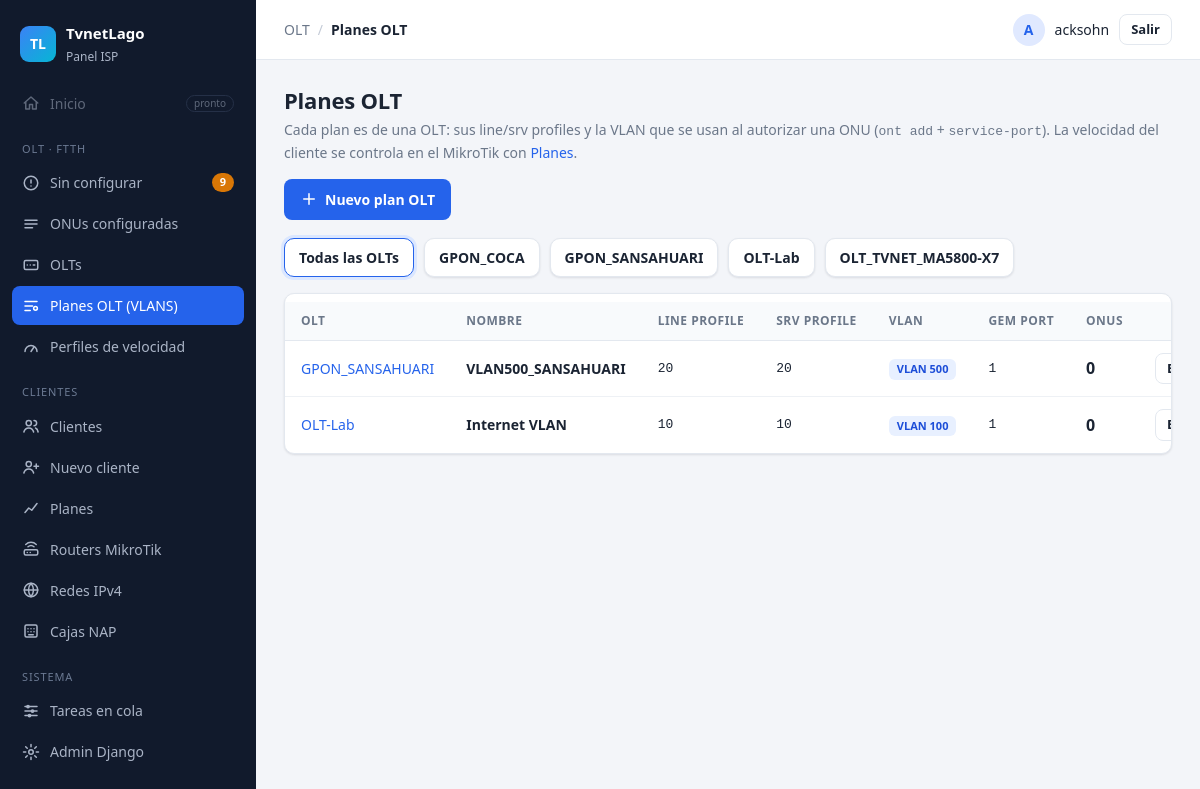
Page /olt/planes-olt/ (signed in) on the committed database.
### Aplicaciones/ServerOLT/models.py (models this page shows, shortened)
class OLT(models.Model):
    PROTOCOLOS = [("ssh", "SSH"), ("telnet", "Telnet")]
    nombre = models.CharField(max_length=50, unique=True)
    host = models.CharField(max_length=100)
    puerto_ssh = models.PositiveIntegerField("Puerto (SSH o Telnet)", default=22)
    usuario = models.CharField(max_length=50)
    clave = models.CharField(max_length=100)
    protocolo = models.CharField(max_length=6, choices=PROTOCOLOS, default="ssh")
    solo_lectura = models.BooleanField(
        default=False,
        help_text="Márcalo si esta OLT la maneja otro sistema (ej. SmartOLT): "
                  "solo se lee, nunca se autoriza ni se da de baja desde aquí.")
    snmp_comunidad = models.CharField(max_length=50, blank=True)
    snmp_puerto = models.PositiveIntegerField(default=161)
    activa = models.BooleanField(default=True)
    ACCIONES = [("", "—"), ("info", "Leyendo info de la OLT"),
                ("puertos", "Leyendo puertos PON"), ("puerto", "Cambiando puertos PON"),
                ("reset_pon", "Reiniciando ONUs de un puerto"),
                ("vlans", "Leyendo VLANs"), ("crear_vlan", "Creando VLANs"),
                ("perfiles_ont", "Leyendo perfiles")]
    modelo_equipo = models.CharField("Modelo", max_length=40, blank=True)
    version = models.CharField("Versión", max_length=60, blank=True)
    encendida_desde = models.DateTimeField(null=True, blank=True)
    tarjetas = models.JSONField(default=list, blank=True)
    conectada = models.BooleanField(null=True, blank=True, help_text="Resultado de la última conexión")
    info_leida = models.DateTimeField(null=True, blank=True)
    accion_pendiente = models.CharField(max_length=12, choices=ACCIONES, blank=True, default="")
    accion_desde = models.DateTimeField(null=True, blank=True)
    ultimo_error = models.TextField(blank=True)
    perfiles = models.JSONField(default=dict, blank=True)
    MINUTOS_TRABADA = 5  # paso 20b: una orden de OLT que no termina en este tiempo se da por fallida

class PlanOLT(models.Model):
    olt = models.ForeignKey(OLT, on_delete=models.CASCADE, related_name="planes", null=True, blank=True,
                            help_text="Vacío = plan viejo (de antes del paso 20): edítalo y elige su OLT")
    nombre = models.CharField(max_length=50)
    lineprofile_id = models.PositiveIntegerField()
    srvprofile_id = models.PositiveIntegerField()
    vlan = models.PositiveIntegerField()
    gemport = models.PositiveIntegerField(default=1)

### Aplicaciones/ServerOLT/views.py (the view)
# urls.py: path("planes-olt/", views.planes_olt, name="planes_olt"),
@login_required
def planes_olt(request):
    planes = (PlanOLT.objects.select_related("olt").annotate(
        total=Count("onu", filter=Q(onu__ont_id__isnull=False)),
        activas=Count("onu", filter=Q(onu__estado="activa")),
    ).order_by("olt__nombre", "nombre"))
    olt_id = request.GET.get("olt", "")
    if olt_id.isdigit():
        planes = planes.filter(olt_id=int(olt_id))
    return render(request, "olt/planes_olt.html", {
        "planes": planes, "olt_id": olt_id, "olts": OLT.objects.order_by("nombre"),
        "sin_olt": PlanOLT.objects.filter(olt__isnull=True).count()})

### Aplicaciones/ServerOLT/context_processors.py (called while the page is built)
def menu(request):
    if not request.user.is_authenticated:
        return {}
    return {"menu_pendientes": ONU.objects.filter(estado="sin_autorizar").count()}

### Aplicaciones/ServerOLT/templates/olt/planes_olt.html (shortened to what this page needs)
{% extends "panel/base.html" %}
{% block migas %}<span>OLT</span><span class="sep">/</span><strong>Planes OLT</strong>{% endblock %}
{% block contenido %}
<div class="cabecera">
  <div>
    <h1>Planes OLT</h1>
    <p class="sub">Cada plan es de una OLT: sus line/srv profiles y la VLAN que se usan al autorizar una ONU (<span class="mono">ont add</span> + <span class="mono">service-port</span>). La velocidad del cliente se controla en el MikroTik con <a href="{% url 'clientes:planes' %}">Planes</a>.</p>
  </div>
  {% if perms.ServerOLT.add_planolt %}
  <a class="btn btn-primario" href="{% url 'olt:plan_olt_nuevo' %}{% if olt_id %}?olt={{ olt_id }}{% endif %}">
    <svg viewBox="0 0 24 24"><path d="M12 5v14M5 12h14"/></svg> Nuevo plan OLT
  </a>
  {% endif %}
</div>
<div class="olts">
  <a class="olt-chip {% if not olt_id %}activo{% endif %}" href="?"><span class="olt-nombre">Todas las OLTs</span></a>
  {% for o in olts %}<a class="olt-chip {% if olt_id == o.pk|stringformat:'d' %}activo{% endif %}" href="?olt={{ o.pk }}"><span class="olt-nombre">{{ o.nombre }}</span></a>{% endfor %}
</div>
<div class="tarjeta">
  <div class="tabla-scroll">
  <table class="tabla">
    <thead><tr><th>OLT</th><th>Nombre</th><th>Line profile</th><th>Srv profile</th><th>VLAN</th><th class="ocultar-movil">GEM port</th><th>ONUs</th><th class="der">Acciones</th></tr></thead>
    <tbody>
    {% for p in planes %}
      <tr>
        <td>{% if p.olt %}<a href="{% url 'olt:vlans' p.olt_id %}">{{ p.olt.nombre }}</a>{% else %}<span class="etiqueta num-naranja">Sin OLT</span>{% endif %}</td>
        <td><strong>{{ p.nombre }}</strong></td>
        <td class="mono">{{ p.lineprofile_id }}</td>
        <td class="mono">{{ p.srvprofile_id }}</td>
        <td><span class="etiqueta">VLAN {{ p.vlan }}</span></td>
        <td class="mono ocultar-movil">{{ p.gemport }}</td>
        <td><div class="cifras"><strong>{{ p.total }}</strong>{% if p.activas %}<span class="cifra-verde">{{ p.activas }} activas</span>{% endif %}</div></td>
        <td class="der"><div class="acciones-fila">
          {% if perms.ServerOLT.change_planolt %}<a class="btn btn-fantasma btn-sm" href="{% url 'olt:plan_olt_editar' p.pk %}">Editar</a>{% endif %}
        </div></td>
      </tr>
    {% empty %}
      <tr><td colspan="8"><div class="vacio">
        <svg viewBox="0 0 24 24" class="icono-gris"><path d="M4 6h16M4 12h10M4 18h7"/></svg>
        <strong>Todavía no hay planes OLT</strong><span>Sin un plan OLT no se puede autorizar ninguna ONU. Crea el primero con <em>Nuevo plan OLT</em>.</span>
      </div></td></tr>
    {% endfor %}
    </tbody>
  </table>
  </div>
</div>
{% endblock %}

### templates/panel/base.html (shortened to what this page needs)
{% load static %}<!DOCTYPE html>
<html lang="es">
<head>
  <link rel="stylesheet" href="{% static 'vendor/select2/select2.min.css' %}">
  <link rel="stylesheet" href="{% static 'css/panel.css' %}">
</head>
<body>
<div class="app">
  <aside class="sidebar" id="sidebar">
    <div class="marca">
      <span class="marca-logo">TL</span>
      <div><strong>TvnetLago</strong><small>Panel ISP</small></div>
    </div>
    {% with ruta=request.resolver_match.view_name %}
    <nav>
      <a class="item deshabilitado" title="Próximamente">
        <svg viewBox="0 0 24 24"><path d="M3 12l9-8 9 8M5 10v10h5v-6h4v6h5V10"/></svg>
        Inicio <span class="pronto">pronto</span>
      </a>
      <p class="seccion">OLT · FTTH</p>
      <a class="item {% if ruta == 'olt:sin_configurar' or ruta == 'olt:autorizar' %}activo{% endif %}"
         href="{% url 'olt:sin_configurar' %}">
        <svg viewBox="0 0 24 24"><circle cx="12" cy="12" r="9"/><path d="M12 8v4M12 16h.01"/></svg>
        Sin configurar
        <span id="menu-pendientes" data-vivo class="contador-caja">{% if menu_pendientes %}<span class="contador">{{ menu_pendientes }}</span>{% endif %}</span>
      </a>
      <a class="item {% if ruta == 'olt:configuradas' or ruta == 'olt:detalle_onu' %}activo{% endif %}" href="{% url 'olt:configuradas' %}">
        <svg viewBox="0 0 24 24"><path d="M4 7h16M4 12h16M4 17h10"/></svg>
        ONUs configuradas
      </a>
      <a class="item {% if ruta == 'olt:olts' or ruta == 'olt:detalle_olt' or ruta == 'olt:olt_nueva' or ruta == 'olt:olt_editar' %}activo{% endif %}" href="{% url 'olt:olts' %}">
        <svg viewBox="0 0 24 24"><rect x="3" y="6" width="18" height="12" rx="2"/><path d="M7 12h.01M11 12h.01M15 12h2"/></svg>
        OLTs
      </a>
      <a class="item {% if ruta == 'olt:planes_olt' or ruta == 'olt:plan_olt_nuevo' or ruta == 'olt:plan_olt_editar' %}activo{% endif %}" href="{% url 'olt:planes_olt' %}">
        <svg viewBox="0 0 24 24"><path d="M4 6h16M4 12h10M4 18h7"/><circle cx="18" cy="15" r="2.5"/></svg>
        Planes OLT (VLANS)
      </a>
      <a class="item {% if ruta == 'olt:velocidades' or ruta == 'olt:velocidad_nueva' or ruta == 'olt:velocidad_editar' %}activo{% endif %}" href="{% url 'olt:velocidades' %}">
        <svg viewBox="0 0 24 24"><path d="M4 18a8 8 0 1 1 16 0"/><path d="M12 18l4-6"/></svg>
        Perfiles de velocidad
      </a>
      <p class="seccion">Clientes</p>
      <a class="item {% if request.resolver_match.namespace == 'clientes' and ruta != 'clientes:nuevo' and 'plan' not in ruta and 'router' not in ruta %}activo{% endif %}" href="{% url 'clientes:lista' %}">
        <svg viewBox="0 0 24 24"><circle cx="9" cy="8" r="3.5"/><path d="M2.5 20c.8-3.5 3.3-5.5 6.5-5.5s5.7 2 6.5 5.5M16 4.5a3.5 3.5 0 010 7M18 14.6c1.9.7 3 2.6 3.5 5.4"/></svg>
        Clientes
      </a>
      {% if perms.ServerMikro.add_cliente %}
      <a class="item {% if ruta == 'clientes:nuevo' %}activo{% endif %}" href="{% url 'clientes:nuevo' %}">
        <svg viewBox="0 0 24 24"><circle cx="9" cy="8" r="3.5"/><path d="M2.5 20c.8-3.5 3.3-5.5 6.5-5.5s5.7 2 6.5 5.5M19 8v6M16 11h6"/></svg>
        Nuevo cliente
      </a>
      {% endif %}
      <a class="item {% if ruta == 'clientes:planes' or ruta == 'clientes:plan_nuevo' or ruta == 'clientes:plan_editar' %}activo{% endif %}" href="{% url 'clientes:planes' %}">
        <svg viewBox="0 0 24 24"><path d="M4 18l5-6 4 3 7-9"/></svg>
        Planes
      </a>
      <a class="item {% if 'router' in ruta %}activo{% endif %}" href="{% url 'clientes:routers' %}">
        <svg viewBox="0 0 24 24"><rect x="3" y="13" width="18" height="7" rx="2"/><path d="M7 16.5h.01M11 16.5h.01M8 9a6 6 0 018 0M5 6a10 10 0 0114 0"/></svg>
        Routers MikroTik
      </a>
      <a class="item {% if ruta == 'clientes:redes' or 'clientes:red_' in ruta %}activo{% endif %}" href="{% url 'clientes:redes' %}">
        <svg viewBox="0 0 24 24"><circle cx="12" cy="12" r="9"/><path d="M3 12h18M12 3a14 14 0 010 18M12 3a14 14 0 000 18"/></svg>
        Redes IPv4
      </a>
      <a class="item {% if 'clientes:nap' in ruta %}activo{% endif %}" href="{% url 'clientes:naps' %}">
        <svg viewBox="0 0 24 24"><rect x="4" y="4" width="16" height="16" rx="2"/><path d="M8 9h.01M12 9h.01M16 9h.01M8 13h.01M12 13h.01M16 13h.01M9 17h6"/></svg>
        Cajas NAP
      </a>
      <p class="seccion">Sistema</p>
      <a class="item {% if ruta == 'tareas:lista' %}activo{% endif %}" href="{% url 'tareas:lista' %}">
        <svg viewBox="0 0 24 24"><path d="M4 6h16M4 12h16M4 18h16"/><circle cx="8" cy="6" r="1.5"/><circle cx="14" cy="12" r="1.5"/><circle cx="10" cy="18" r="1.5"/></svg>
        Tareas en cola
      </a>
      {% if user.is_staff %}
      <a class="item" href="{% url 'admin:index' %}">
        <svg viewBox="0 0 24 24"><circle cx="12" cy="12" r="3"/><path d="M12 2v3M12 19v3M2 12h3M19 12h3M4.9 4.9L7 7M17 17l2.1 2.1M4.9 19.1L7 17M17 7l2.1-2.1"/></svg>
        Admin Django
      </a>
      {% endif %}
    </nav>
    {% endwith %}
  </aside>
  <div class="principal">
    <header class="topbar">
      <div class="migas">{% block migas %}{% endblock %}</div>
      {% if user.is_authenticated %}
      <form method="post" action="{% url 'logout' %}" class="usuario">
        <span class="avatar">{{ user.username|slice:":1"|upper }}</span>
        <span class="usuario-nombre">{{ user.username }}</span>
        <button type="submit" class="btn btn-fantasma btn-sm">Salir</button>
      </form>
      {% endif %}
    </header>
    <main class="contenido">
      {% block contenido %}{% endblock %}
    </main>
  </div>
</div>
</body>
</html>

### rows in the picture
OLT: nombre "GPON_COCA"
OLT: nombre "GPON_SANSAHUARI"
OLT: nombre "OLT-Lab"
OLT: nombre "OLT_TVNET_MA5800-X7"
PlanOLT: olt.nombre "GPON_SANSAHUARI", nombre "VLAN500_SANSAHUARI", lineprofile_id "20", srvprofile_id "20", vlan "500", gemport "1", total "0"
PlanOLT: olt.nombre "OLT-Lab", nombre "Internet VLAN", lineprofile_id "10", srvprofile_id "10", vlan "100", gemport "1", total "0"

### other values in the picture
{{ menu_pendientes }} "9"
{{ user.username|slice:":1"|upper }} "A"
{{ user.username }} "acksohn"
